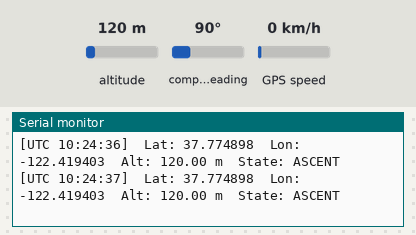
Simulated run of this sketch. Board: Arduino Uno, built with avr-gcc and run on an emulated ATmega328P. Shown: the last lines printed to the serial monitor. The test bench sets the inputs (shaded band); at power-on: altitude 120 m, compass heading 90°, GPS speed 0 km/h. The GPS gets a fix after 3 s at 37.7749, -122.4194 with 8 satellites.

Above: at 7.5 s.
7.6 s: altitude set to 4 m
At 9.01 s:
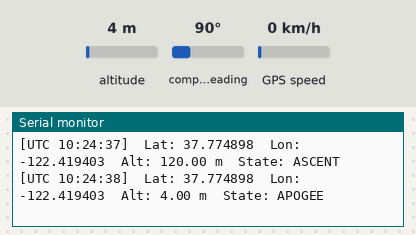
9.1 s: altitude set to 1 m
At 9.86 s:
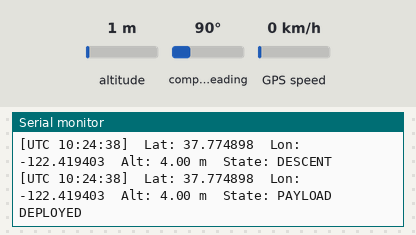
Timing chart, 0 to 12.1 s (numbered marks = the images above; inputs shaded):
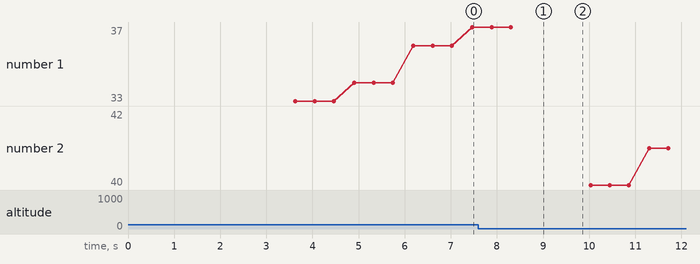

Measured:
- the behaviour switches between 3 and 2 m on altitude (found by bisection; images 1 and 2)
- after the input at 7.6 s, the serial monitor: prints a new line after 1.1 s (image 1)

The sketch:

task1.ino
```cpp
#include <TinyGPS++.h>
#include <SoftwareSerial.h>

// GNSS module serial connections (adjust pins as needed)
SoftwareSerial gpsSerial(4, 3); // RX, TX
TinyGPSPlus gps;

// State machine enums
enum FlightState {
  IDLE,
  ASCENT,
  APOGEE,
  DESCENT,
  PAYLOAD_DEPLOYED,
  LANDED
};

FlightState currentState = IDLE;
double prevAltitude = 0, maxAltitude = 0;
bool payloadDeployed = false;

void sendGNSSConfig() {
  // Disable all default sentences
  gpsSerial.println("$PQTXT,W,DISABLE*3F");
  delay(100);

  // Enable only GNRMC and GNGGA
  gpsSerial.println("$PQTXT,E,GNRMC*3B");
  delay(100);
  gpsSerial.println("$PQTXT,E,GNGGA*34");
  delay(100);
}

void setup() {
  Serial.begin(9600);
  gpsSerial.begin(9600);

  Serial.println(F("Quectel L89HA GNSS Setup for CanSat..."));
  delay(2000);

  // Configure GNSS module output
  sendGNSSConfig();

  Serial.println(F("GNSS configured: Only GNRMC & GNGGA enabled"));
  Serial.println(F("Waiting for GPS fix..."));
}

void loop() {
  while (gpsSerial.available() > 0) {
    gps.encode(gpsSerial.read());
  }

  if (gps.location.isValid() && gps.altitude.isValid() && gps.time.isValid()) {
    double altitude = gps.altitude.meters();

    // ---- Clean Data Print ----
    Serial.print("[UTC ");
    if (gps.time.hour() < 10) Serial.print("0");
    Serial.print(gps.time.hour());
    Serial.print(":");
    if (gps.time.minute() < 10) Serial.print("0");
    Serial.print(gps.time.minute());
    Serial.print(":");
    if (gps.time.second() < 10) Serial.print("0");
    Serial.print(gps.time.second());
    Serial.print("]  ");

    Serial.print("Lat: "); Serial.print(gps.location.lat(), 6); Serial.print("  ");
    Serial.print("Lon: "); Serial.print(gps.location.lng(), 6); Serial.print("  ");
    Serial.print("Alt: "); Serial.print(altitude, 2); Serial.print(" m  ");

    // ---- State Machine ----
    switch (currentState) {
      case IDLE:
        if (altitude > 2.0) {
          currentState = ASCENT;
          maxAltitude = altitude;
          Serial.print("State: ASCENT");
        } else {
          Serial.print("State: IDLE");
        }
        break;

      case ASCENT:
        if (altitude > maxAltitude) {
          maxAltitude = altitude;
        }
        if (altitude < maxAltitude - 1.0) {
          currentState = APOGEE;
          Serial.print("State: APOGEE");
        } else {
          Serial.print("State: ASCENT");
        }
        break;

      case APOGEE:
        if (altitude < maxAltitude - 1.0) {
          currentState = DESCENT;
          Serial.print("State: DESCENT");
        } else {
          Serial.print("State: APOGEE");
        }
        break;

      case DESCENT:
        if (!payloadDeployed && altitude < (0.75 * maxAltitude)) {
          currentState = PAYLOAD_DEPLOYED;
          payloadDeployed = true;
          Serial.print("State: PAYLOAD DEPLOYED");
        } else if (altitude <= 2.0) {
          currentState = LANDED;
          Serial.print("State: LANDED");
        } else {
          Serial.print("State: DESCENT");
        }
        break;

      case PAYLOAD_DEPLOYED:
        if (altitude <= 2.0) {
          currentState = LANDED;
          Serial.print("State: LANDED");
        } else {
          Serial.print("State: PAYLOAD DEPLOYED");
        }
        break;

      case LANDED:
        Serial.print("State: LANDED");
        break;
    }

    Serial.println();
    prevAltitude = altitude;
  } else {
    Serial.println("Waiting for valid GPS fix...");
  }

  delay(400); // Update rate
}
```
